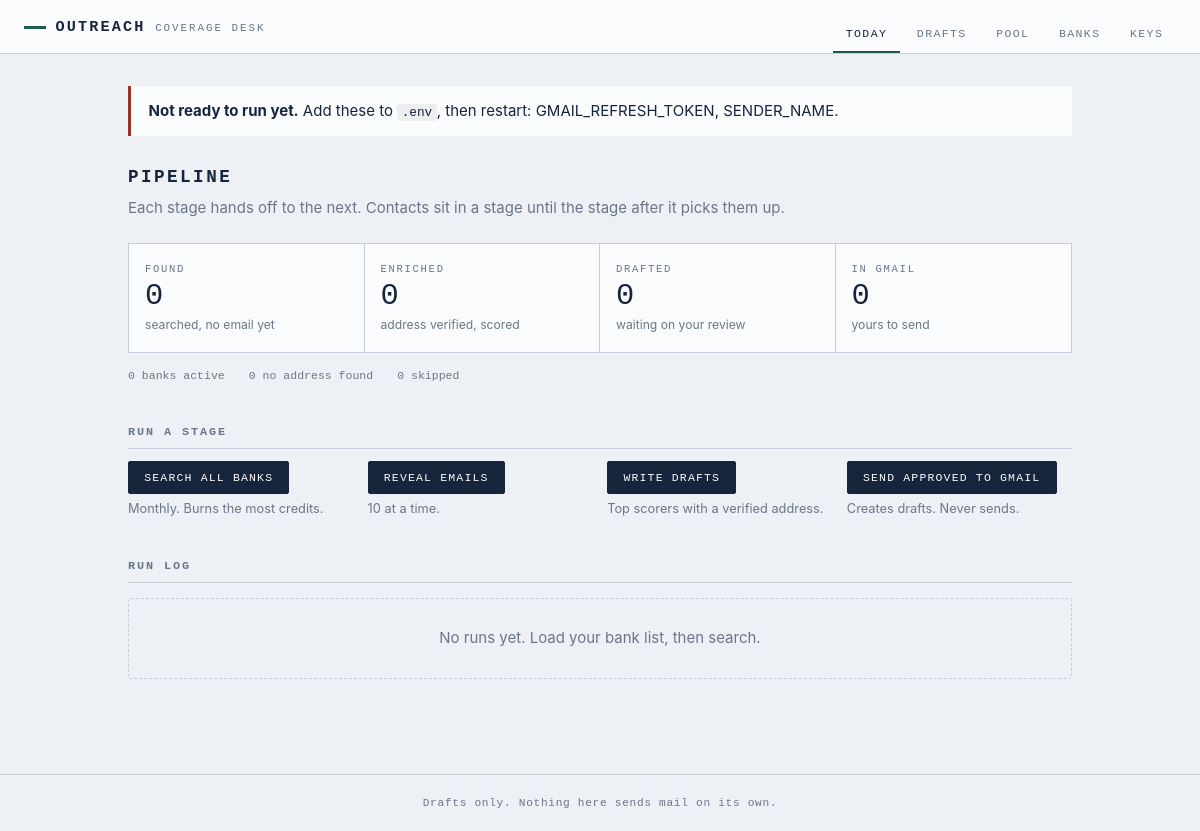
/, run on an earlier commit of the app's database.
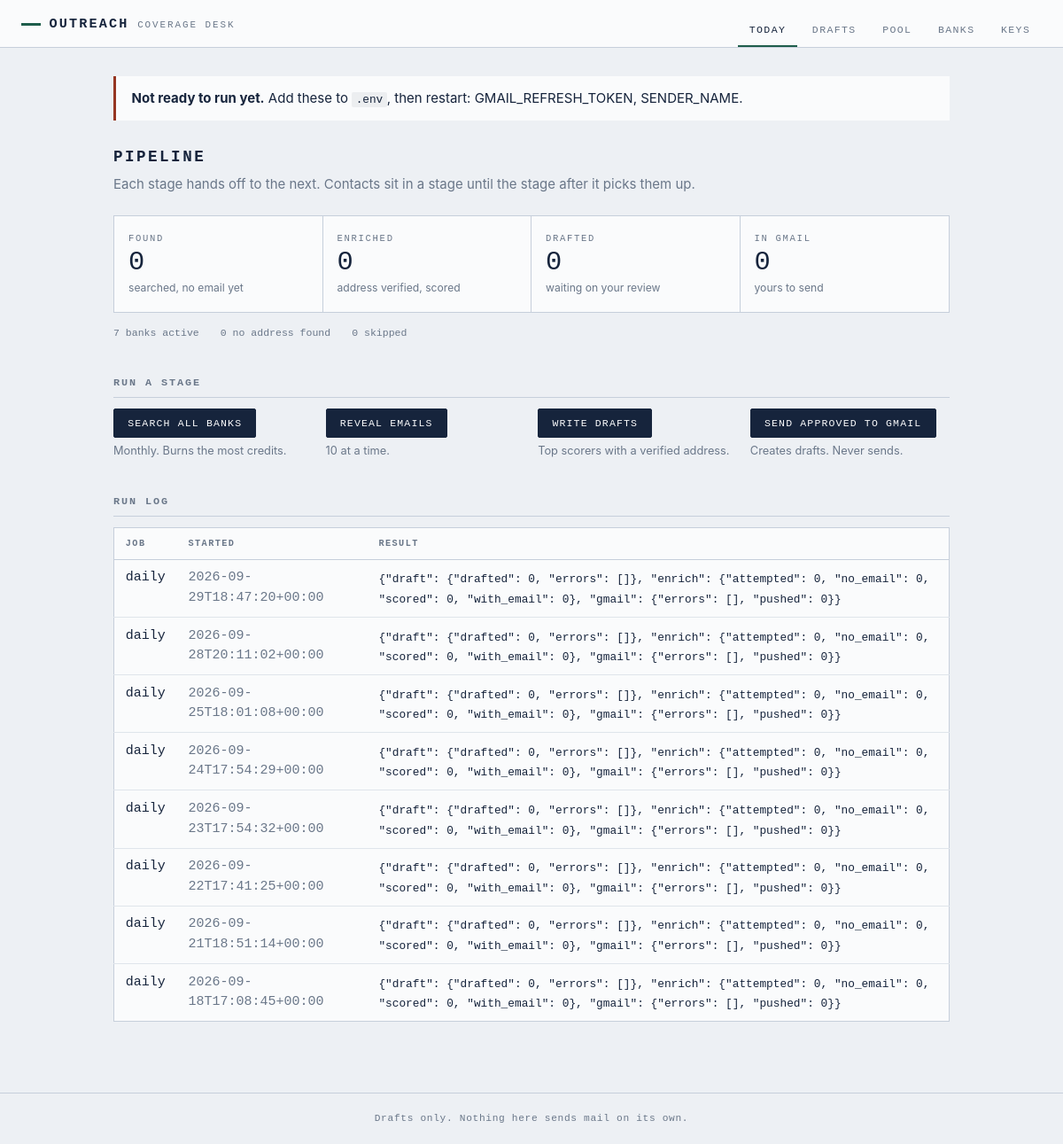
And on a later commit of the database.
### tables this page shows
CREATE TABLE runs (
    id          INTEGER PRIMARY KEY,
    kind        TEXT,
    started_at  TEXT,
    finished_at TEXT,
    stats       TEXT,
    error       TEXT
);

### web/app.py (the view)
@app.get("/", response_class=HTMLResponse)
def dashboard(request: Request):
    with db.session() as conn:
        counts = db.counts(conn)
        runs = [dict(r) for r in db.recent_runs(conn, 8)]
    for r in runs:
        r["stats"] = json.loads(r["stats"]) if r["stats"] else {}
    return render(request, "dashboard.html", counts=counts, runs=runs,
                  gaps=settings.missing())

### web/templates/dashboard.html
{% extends "base.html" %}
{% block content %}
{% if gaps %}
<div class="notice">
  <p><strong>Not ready to run yet.</strong> Add these to <code>.env</code>, then
  restart: {{ gaps | join(", ") }}.</p>
</div>
{% endif %}
<section class="stage-flow">
  <h1>Pipeline</h1>
  <p class="lede">Each stage hands off to the next. Contacts sit in a stage until
  the stage after it picks them up.</p>
  <ol class="stages">
    <li>
      <span class="stage-name">Found</span>
      <span class="stage-count">{{ counts.get('new', 0) }}</span>
      <span class="stage-note">searched, no email yet</span>
    </li>
    <li>
      <span class="stage-name">Enriched</span>
      <span class="stage-count">{{ counts.get('enriched', 0) }}</span>
      <span class="stage-note">address verified, scored</span>
    </li>
    <li>
      <span class="stage-name">Drafted</span>
      <span class="stage-count">{{ counts.get('drafted', 0) }}</span>
      <span class="stage-note">waiting on your review</span>
    </li>
    <li>
      <span class="stage-name">In Gmail</span>
      <span class="stage-count">{{ counts.get('queued', 0) }}</span>
      <span class="stage-note">yours to send</span>
    </li>
  </ol>
  <div class="stage-aside">
    <span>{{ counts.get('banks', 0) }} banks active</span>
    <span>{{ counts.get('no_email', 0) }} no address found</span>
    <span>{{ counts.get('skipped', 0) }} skipped</span>
  </div>
</section>
<section class="controls">
  <h2>Run a stage</h2>
  <div class="control-row">
    <form method="post" action="/run/refresh">
      <button type="submit">Search all banks</button>
      <span class="hint">Monthly. Burns the most credits.</span>
    </form>
    <form method="post" action="/run/enrich">
      <button type="submit">Reveal emails</button>
      <span class="hint">{{ cfg.enrich_batch if cfg else 10 }} at a time.</span>
    </form>
    <form method="post" action="/run/draft">
      <button type="submit">Write drafts</button>
      <span class="hint">Top scorers with a verified address.</span>
    </form>
    <form method="post" action="/run/push">
      <button type="submit">Send approved to Gmail</button>
      <span class="hint">Creates drafts. Never sends.</span>
    </form>
  </div>
</section>
<section>
  <h2>Run log</h2>
  {% if runs %}
  <table class="ledger">
    <thead>
      <tr><th>Job</th><th>Started</th><th>Result</th></tr>
    </thead>
    <tbody>
      {% for r in runs %}
      <tr>
        <td class="mono">{{ r.kind }}</td>
        <td class="mono dim">{{ r.started_at }}</td>
        <td>
          {% if r.error %}<span class="bad">{{ r.error }}</span>
          {% elif not r.finished_at %}<span class="dim">running</span>
          {% else %}<span class="mono small">{{ r.stats | tojson }}</span>{% endif %}
        </td>
      </tr>
      {% endfor %}
    </tbody>
  </table>
  {% else %}
  <p class="empty">No runs yet. Load your bank list, then search.</p>
  {% endif %}
</section>
{% endblock %}

What changed in the data, as far as the page shows it:
added runs: kind "daily", started_at "2026-09-29T18:47:20+00:00", stats|tojson "{\"draft\": {\"drafted\": 0, \"errors\": []}, \"enrich\": {\"attempted\": 0, \"no_email\": 0, \"scored\": 0, \"with_email\": 0}, \"gmail\": {\"errors\": [], \"pushed\": 0}}"
added runs: kind "daily", started_at "2026-09-28T20:11:02+00:00", stats|tojson "{\"draft\": {\"drafted\": 0, \"errors\": []}, \"enrich\": {\"attempted\": 0, \"no_email\": 0, \"scored\": 0, \"with_email\": 0}, \"gmail\": {\"errors\": [], \"pushed\": 0}}"
added runs: kind "daily", started_at "2026-09-25T18:01:08+00:00", stats|tojson "{\"draft\": {\"drafted\": 0, \"errors\": []}, \"enrich\": {\"attempted\": 0, \"no_email\": 0, \"scored\": 0, \"with_email\": 0}, \"gmail\": {\"errors\": [], \"pushed\": 0}}"
added runs: kind "daily", started_at "2026-09-24T17:54:29+00:00", stats|tojson "{\"draft\": {\"drafted\": 0, \"errors\": []}, \"enrich\": {\"attempted\": 0, \"no_email\": 0, \"scored\": 0, \"with_email\": 0}, \"gmail\": {\"errors\": [], \"pushed\": 0}}"
added runs: kind "daily", started_at "2026-09-23T17:54:32+00:00", stats|tojson "{\"draft\": {\"drafted\": 0, \"errors\": []}, \"enrich\": {\"attempted\": 0, \"no_email\": 0, \"scored\": 0, \"with_email\": 0}, \"gmail\": {\"errors\": [], \"pushed\": 0}}"
added runs: kind "daily", started_at "2026-09-22T17:41:25+00:00", stats|tojson "{\"draft\": {\"drafted\": 0, \"errors\": []}, \"enrich\": {\"attempted\": 0, \"no_email\": 0, \"scored\": 0, \"with_email\": 0}, \"gmail\": {\"errors\": [], \"pushed\": 0}}"
added runs: kind "daily", started_at "2026-09-21T18:51:14+00:00", stats|tojson "{\"draft\": {\"drafted\": 0, \"errors\": []}, \"enrich\": {\"attempted\": 0, \"no_email\": 0, \"scored\": 0, \"with_email\": 0}, \"gmail\": {\"errors\": [], \"pushed\": 0}}"
added runs: kind "daily", started_at "2026-09-18T17:08:45+00:00", stats|tojson "{\"draft\": {\"drafted\": 0, \"errors\": []}, \"enrich\": {\"attempted\": 0, \"no_email\": 0, \"scored\": 0, \"with_email\": 0}, \"gmail\": {\"errors\": [], \"pushed\": 0}}"
Also different on the page:
{{ counts.get('banks', 0) }}: "0" → "7"
text no longer shown: "No runs yet. Load your bank list, then search."
text now shown: "JOB STARTED RESULT"
